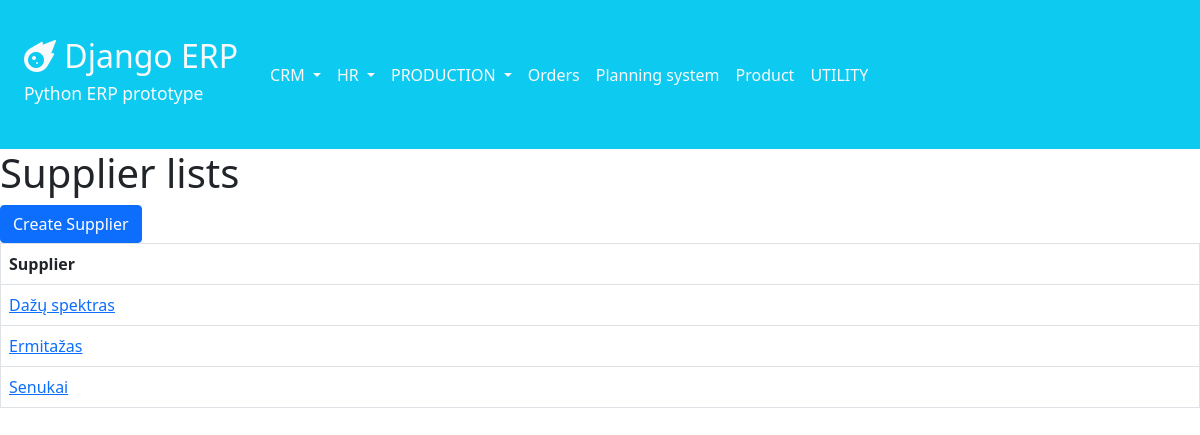
Page /crm/suppliers/ on the committed database.
### crm/models.py (models this page shows, shortened)
class Supplier(models.Model):
    supplier_name = models.CharField(max_length=100, blank=True, null=True)
    address = models.CharField(max_length=100, blank=True, null=True)
    contact_person = models.CharField(max_length=100, blank=True, null=True)
    phone_number = models.CharField(max_length=20, blank=True, null=True)
    email = models.EmailField(blank=True, null=True)
    class Meta:
        ordering = ['supplier_name']

### crm/views.py (the view)
# urls.py: path('suppliers/', views.supplier_list, name='supplier_list'),
def supplier_list(request):
    suppliers = Supplier.objects.all()
    return render(request, 'crm/suppliers/suppliers_list.html', {'suppliers': suppliers})

### crm/templates/crm/suppliers/suppliers_list.html
{% extends 'navbar.html' %}
{% block content %}
    <h1>Supplier lists</h1>
    <a href="{% url 'crm:create_supplier' %}" class="btn btn-primary">Create Supplier</a>
    <table class="table table-bordered">
        <thead>
        <tr>
            <th>Supplier</th>
        </tr>
        </thead>
        <tbody>
        {% for supplier in suppliers %}
            <tr>
                <td><a href="{% url 'crm:supplier_detail' supplier.pk %}">{{ supplier.supplier_name }}</a></td>
        {% endfor %}
        </tbody>
    </table>
{% endblock %}

### rows in the picture
Supplier: supplier_name "Dažų spektras"
Supplier: supplier_name "Ermitažas"
Supplier: supplier_name "Senukai"
